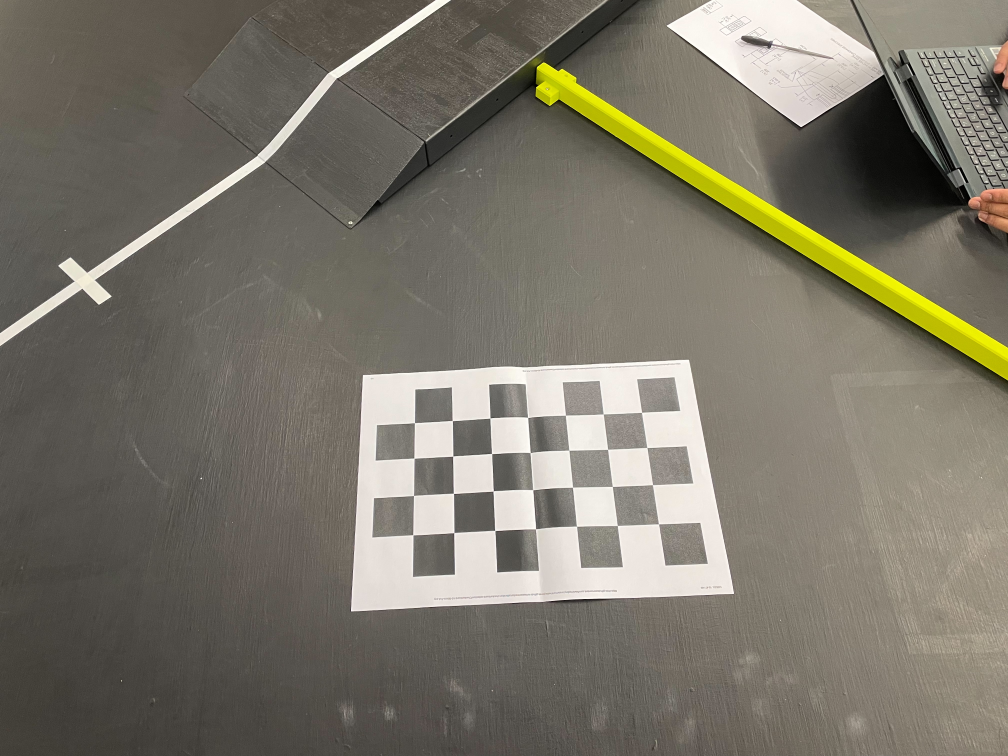
#> input picture POC/computer_vision/images/S__5210114.jpeg, 4032 x 3024 px (shown at 1/4 size); its folder holds only this picture in this run
$ python camera_calibration.py
#> lines starting #> are read from the running program, lines starting #| are printed output that depends on the picture
import cv2 as cv
import os.path
import numpy as np
from tqdm import tqdm


CURRENT_PATH = os.path.dirname(os.path.abspath(__file__))
IMAGE_DIR = 'images'
COMPLETE_DIR_NAME = os.path.join(CURRENT_PATH, IMAGE_DIR)

def ResizeWithAspectRatio(image, width=None, height=None, inter=cv.INTER_AREA):
    dim = None
    (h, w) = image.shape[:2]

    if width is None and height is None:
        return image
    if width is None:
        r = height / float(h)
        dim = (int(w * r), height)
    else:
        r = width / float(w)
        dim = (width, int(h * r))

    return cv.resize(image, dim, interpolation=inter)

def calibrate_chessboard(dir_path, image_format, square_size, width, height):
    '''Calibrate a camera using chessboard images.'''
#> called with dir_path = 'POC/computer_vision/images', image_format = '.jpg', square_size = 4.73, width = 7, height = 4
    # termination criteria
    criteria = (cv.TERM_CRITERIA_EPS + cv.TERM_CRITERIA_MAX_ITER, 30, 0.001)

    # prepare object points, like (0,0,0), (1,0,0), (2,0,0) ....,(8,6,0)
    objp = np.zeros((height*width, 3), np.float32)
    objp[:, :2] = np.mgrid[0:width, 0:height].T.reshape(-1, 2)

    objp = objp * square_size

    # Arrays to store object points and image points from all the images.
    objpoints = []  # 3d point in real world space
    imgpoints = []  # 2d points in image plane.

    # images = pathlib.Path(dir_path).glob(f'*.{image_format}')
    images = [f for f in os.listdir(dir_path) if os.path.isfile(os.path.join(dir_path, f))]
    # Iterate through all images
    if len(images) > 0:
        for fname in tqdm(images):
            img = cv.imread(os.path.join(dir_path,str(fname)))
#> img is the input picture: shape (3024, 4032, 3); mean B, G, R 105.1, 117.6, 122.3
            gray = cv.cvtColor(img, cv.COLOR_BGR2GRAY)
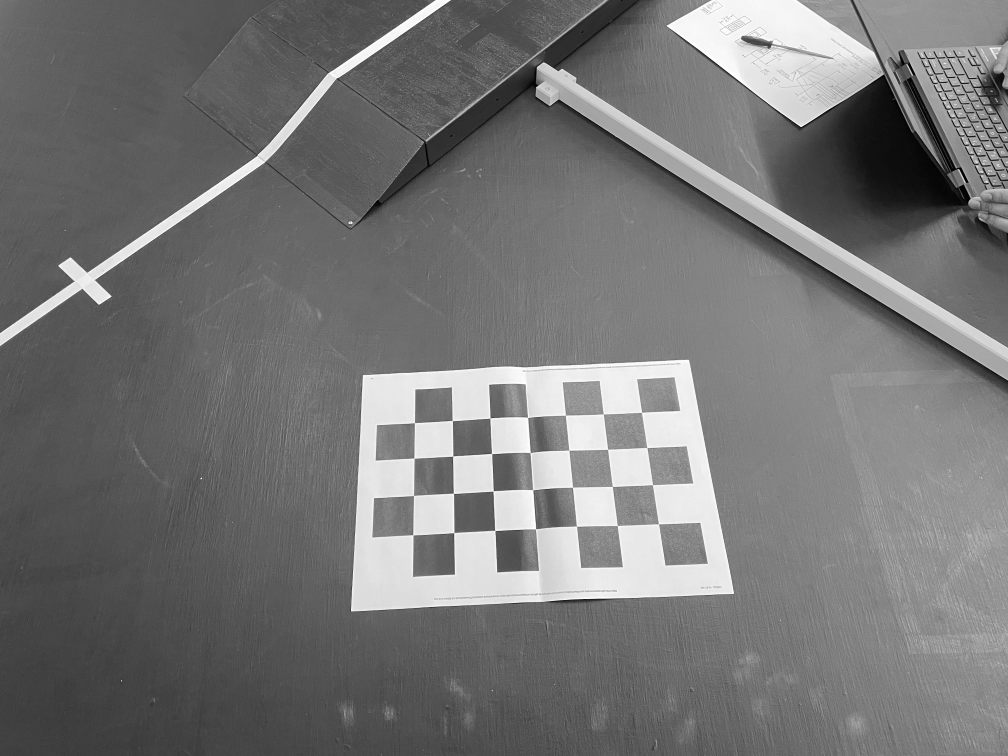
#> gray: shape (3024, 4032) (shown at 1/4 size); min 0, max 255, mean 117.4
            resize = ResizeWithAspectRatio(gray, width=1280)
            cv.imshow('Frame', resize)
            cv.waitKey(0)

            # Find the chess board corners
            ret, corners = cv.findChessboardCorners(resize, (width, height), None)
#> ret = True; corners = 28 rows, first 8: [836.4, 665.5], [784.1, 667.4], [732.3, 668.4], [680.4, 671.5], [628.6, 673.7], [576.5, 676.5], [524.5, 679.4], [828.6, 615.6]
            print(ret, corners)
#> (printed output is left out)
            # If found, add object points, image points (after refining them)
            if ret:
                objpoints.append(objp)

                corners2 = cv.cornerSubPix(resize, corners, (11, 11), (-1, -1), criteria)
#> corners2 = 28 rows, first 8: [836.3, 665.4], [783.9, 667.5], [732.2, 668.2], [680.4, 671.7], [628.4, 673.6], [576.5, 676.4], [524.5, 679.4], [828.6, 615.5]
                imgpoints.append(corners2)


        # Calibrate camera
        if len(objpoints) > 0 and len(imgpoints) > 0:
            ret, mtx, dist, rvecs, tvecs = cv.calibrateCamera(objpoints, imgpoints, resize.shape[::-1], None, None)
#> ret = 0.402; mtx = [[472.8, 0, 645.2], [0, 417, 443.9], [0, 0, 1]]; dist = [[0.119, -0.261, 0.00534, -0.000351, 0.29]]; rvecs = ([0.0076, 0.315, 3.07],); tvecs = ([17.39, 22.74, 44.28],)
            return [ret, mtx, dist, rvecs, tvecs]
        else:
            print("not enough images for calibration")
            print("legth of objpoints", len(objpoints))
            print("legth of imgpoints", len(imgpoints))
    else:
        print("no images in directory", dir_path)

def save_coefficients(mtx, dist, path):
    '''Save the camera matrix and the distortion coefficients to given path/file.'''
    cv_file = cv.FileStorage(path, cv.FILE_STORAGE_WRITE)
    cv_file.write('K', mtx)
    cv_file.write('D', dist)
    # note you *release* you don't close() a FileStorage object
    cv_file.release()

def load_coefficients(path):
    '''Loads camera matrix and distortion coefficients.'''
    # FILE_STORAGE_READ
    cv_file = cv.FileStorage(path, cv.FILE_STORAGE_READ)

    # note we also have to specify the type to retrieve other wise we only get a
    # FileNode object back instead of a matrix
    camera_matrix = cv_file.getNode('K').mat()
    dist_matrix = cv_file.getNode('D').mat()

    cv_file.release()
    return [camera_matrix, dist_matrix]


if __name__ == '__main__':
    # Parameters
    IMAGES_FORMAT = '.jpg'
    SQUARE_SIZE = 4.7333
    WIDTH = 7
    HEIGHT = 4
    try:
        # Calibrate
        ret, mtx, dist, rvecs, tvecs = calibrate_chessboard(
            COMPLETE_DIR_NAME,
            IMAGES_FORMAT,
            SQUARE_SIZE,
            WIDTH,
            HEIGHT
        )
#> ret = 0.402; mtx = [[472.8, 0, 645.2], [0, 417, 443.9], [0, 0, 1]]; dist = [[0.119, -0.261, 0.00534, -0.000351, 0.29]]; rvecs = ([0.0076, 0.315, 3.07],); tvecs = ([17.39, 22.74, 44.28],)
        # Save coefficients into a file
        save_coefficients(mtx, dist, os.path.join(CURRENT_PATH, "calibration_chessboard.yml"))
    except Exception as e:
        print("THERE WAS AN ERROR")
        print(e)
